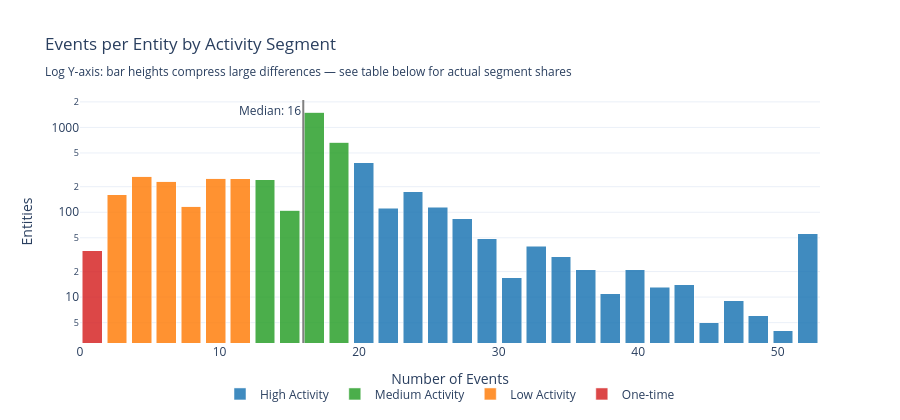

This figure's notebook cell:
### Markdown cell above
## 1a.4 Events per Entity Distribution

**Goal:** Understand how event volume varies across entities to guide feature engineering and identify modeling challenges.

| Segment | Definition | Why It Matters for Modeling |
|---------|------------|---------------------------|
| **One-time** | Exactly 1 event | No temporal features possible; cold-start problem |
| **Low Activity** | Below Q25 | Sparse features, many zeros; log-transform counts |
| **Medium Activity** | Q25 to Q75 | Core population; standard aggregation windows work |
| **High Activity** | Above Q75 | Rich features; watch for training set dominance |

### Code cell
from customer_retention.stages.profiling import classify_activity_segments

segment_result = classify_activity_segments(ts_profile.entity_lifecycles)

segment_order = ["One-time", "Low Activity", "Medium Activity", "High Activity"]
segment_colors = {
    "One-time": "#d62728", "Low Activity": "#ff7f0e",
    "Medium Activity": "#2ca02c", "High Activity": "#1f77b4",
}

event_counts = segment_result.lifecycles["event_count"]
x_max = event_counts.quantile(0.99)
bins = np.linspace(0, x_max, 31)
bin_centers = (bins[:-1] + bins[1:]) / 2

lc = segment_result.lifecycles
bin_indices = np.digitize(lc["event_count"], bins) - 1
bin_indices = bin_indices.clip(0, len(bin_centers) - 1)
lc_binned = lc.assign(_bin=bin_indices)

fig = go.Figure()
for seg in segment_order:
    subset = lc_binned[lc_binned["activity_segment"] == seg]
    if subset.empty:
        continue
    counts_per_bin = subset.groupby("_bin").size().reindex(range(len(bin_centers)), fill_value=0)
    fig.add_trace(go.Bar(
        x=bin_centers, y=counts_per_bin.to_numpy(), name=seg,
        marker_color=segment_colors[seg], opacity=0.85,
    ))

fig.add_vline(
    x=event_counts.median(), line_dash="solid", line_color="gray",
    annotation_text=f"Median: {event_counts.median():.0f}",
    annotation_position="top left",
)

use_log_y = event_counts.value_counts().max() > event_counts.value_counts().median() * 50

log_note = ("<br><sub>Log Y-axis: bar heights compress large differences — "
            "see table below for actual segment shares</sub>" if use_log_y else "")

fig.update_layout(
    barmode="stack", template="plotly_white", height=420,
    title="Events per Entity by Activity Segment" + log_note,
    xaxis_title="Number of Events",
    yaxis_title="Entities",
    yaxis_type="log" if use_log_y else "linear",
    legend=dict(orientation="h", yanchor="top", y=-0.15, xanchor="center", x=0.5),
    margin=dict(b=70),
)
display_figure(fig)

### Figure 1 — Plotly figure (JSON) as saved in the notebook; plotly's stock layout.template omitted (floating-point values rounded to 4 significant figures)
{"data": [{"marker": {"color": "#d62728"}, "name": "One-time", "opacity": 0.85, "type": "bar", "x": [0.8838, 2.651, 4.419, 6.187, 7.954, 9.722, 11.49, 13.26, 15.03, 16.79, 18.56, 20.33, 22.1, 23.86, 25.63, 27.4, 29.17, 30.93, 32.7, 34.47, 36.24, 38.0, 39.77, 41.54, 43.31, 45.08, 46.84, 48.61, 50.38, 52.15], "y": [35, 0, 0, 0, 0, 0, 0, 0, 0, 0, 0, 0, 0, 0, 0, 0, 0, 0, 0, 0, 0, 0, 0, 0, 0, 0, 0, 0, 0, 0]}, {"marker": {"color": "#ff7f0e"}, "name": "Low Activity", "opacity": 0.85, "type": "bar", "x": [0.8838, 2.651, 4.419, 6.187, 7.954, 9.722, 11.49, 13.26, 15.03, 16.79, 18.56, 20.33, 22.1, 23.86, 25.63, 27.4, 29.17, 30.93, 32.7, 34.47, 36.24, 38.0, 39.77, 41.54, 43.31, 45.08, 46.84, 48.61, 50.38, 52.15], "y": [0, 161, 265, 231, 118, 251, 247, 0, 0, 0, 0, 0, 0, 0, 0, 0, 0, 0, 0, 0, 0, 0, 0, 0, 0, 0, 0, 0, 0, 0]}, {"marker": {"color": "#2ca02c"}, "name": "Medium Activity", "opacity": 0.85, "type": "bar", "x": [0.8838, 2.651, 4.419, 6.187, 7.954, 9.722, 11.49, 13.26, 15.03, 16.79, 18.56, 20.33, 22.1, 23.86, 25.63, 27.4, 29.17, 30.93, 32.7, 34.47, 36.24, 38.0, 39.77, 41.54, 43.31, 45.08, 46.84, 48.61, 50.38, 52.15], "y": [0, 0, 0, 0, 0, 0, 0, 242, 105, 1513, 669, 0, 0, 0, 0, 0, 0, 0, 0, 0, 0, 0, 0, 0, 0, 0, 0, 0, 0, 0]}, {"marker": {"color": "#1f77b4"}, "name": "High Activity", "opacity": 0.85, "type": "bar", "x": [0.8838, 2.651, 4.419, 6.187, 7.954, 9.722, 11.49, 13.26, 15.03, 16.79, 18.56, 20.33, 22.1, 23.86, 25.63, 27.4, 29.17, 30.93, 32.7, 34.47, 36.24, 38.0, 39.77, 41.54, 43.31, 45.08, 46.84, 48.61, 50.38, 52.15], "y": [0, 0, 0, 0, 0, 0, 0, 0, 0, 0, 0, 382, 111, 174, 114, 84, 49, 17, 40, 30, 21, 11, 21, 13, 14, 5, 9, 6, 4, 56]}], "layout": {"annotations": [{"showarrow": false, "text": "Median: 16", "x": 16.0, "xanchor": "right", "xref": "x", "y": 1, "yanchor": "top", "yref": "y domain"}], "barmode": "stack", "height": 420, "legend": {"orientation": "h", "x": 0.5, "xanchor": "center", "y": -0.15, "yanchor": "top"}, "margin": {"b": 70}, "shapes": [{"line": {"color": "gray", "dash": "solid"}, "type": "line", "x0": 16.0, "x1": 16.0, "xref": "x", "y0": 0, "y1": 1, "yref": "y domain"}], "title": {"text": "Events per Entity by Activity Segment<br><sub>Log Y-axis: bar heights compress large differences — see table below for actual segment shares</sub>"}, "xaxis": {"title": {"text": "Number of Events"}}, "yaxis": {"title": {"text": "Entities"}, "type": "log"}}}
